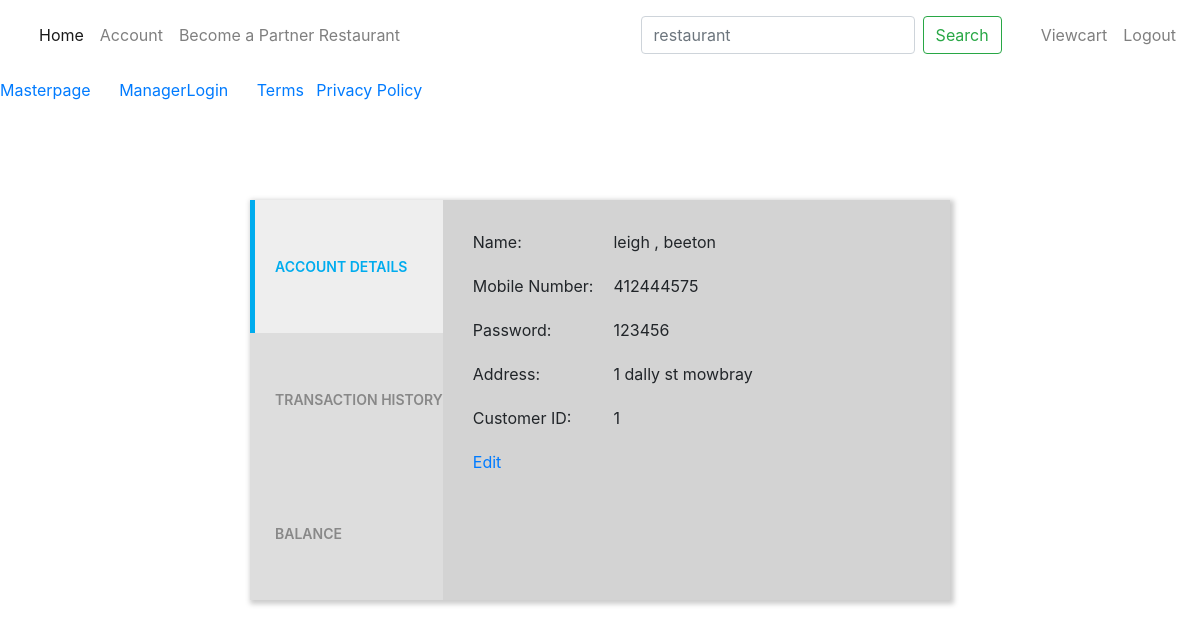
Page /account.php (signed in) on the committed database.
### tables this page shows
CREATE TABLE `tb_users` (
  `customer_id` int(11) NOT NULL,
  `first_name` varchar(255) DEFAULT NULL,
  `last_name` varchar(255) NOT NULL,
  `email` varchar(255) DEFAULT NULL,
  `password` varchar(255) NOT NULL,
  `mobile_number` int(11) NOT NULL,
  `address` varchar(255) NOT NULL,
  `account_balance` int(11) DEFAULT NULL,
  `access` int(3) DEFAULT 1
);

### session.php (called while the page is built, shortened)
<?php
$session_id=$_SESSION['session_id'];
$session_access = $_SESSION['session_access'];
?>

### account.php (the view, shortened to what this page needs)
<?php
include ('db_conn.php');
include ('session.php');
?>
<!DOCTYPE html>
<html lang="en" dir="ltr">
  <head>
    <link rel="stylesheet" href="account.css">
    <link rel="stylesheet" href="https://maxcdn.bootstrapcdn.com/bootstrap/4.5.2/css/bootstrap.min.css">
</head>
<header>
    <nav class="navbar navbar-expand-lg navbar-light bg-white top">
      <div class="container-fluid">
      <div class="collapse navbar-collapse" id="navbarExample01">
        <ul class="navbar-nav me-auto mb-2 mb-lg-0">
          <li class="nav-item active">
            <a class="nav-link" aria-current="page" href="index.php">Home</a>
          </li>
            <?php if ($session_id == ""){ ?>
   <?php } else {?>
     <div class="collapse navbar-collapse">
       <ul class="navbar-nav me-auto mb-2 mb-lg-0">
       <li class="nav-item">
          <a type = "button" class="nav-link float-right" href="account.php">Account</a>
        </li>
     </ul>
     </div>
  <?php  }?>
          <li class="nav-item">
            <a class="nav-link"  href="#" data-toggle="modal" data-target="#PartnerregiModal">Become a Partner Restaurant</a>
          </li>
        </ul>
      </div>
        <nav class="navbar navbar-light bg-white justify-content-between">
        <form class="form-inline my-2 my-lg-0">
        <input class="form-control mr-sm-2" type="search" placeholder="restaurant" aria-label="Search">
        <button class="btn btn-outline-success my-2 my-sm-0" type="submit">Search</button>
      </form>
        </nav>
    </div>
    <?php if ($session_id == ""){ ?>
      <div class="collapse navbar-collapse">
        <ul class="navbar-nav me-auto mb-2 mb-lg-0">
        <li class="nav-item">
          <a type = "button" class="nav-link float-right" href="cart.php">Viewcart</a>
        </li>
        <li class="nav-item">
          <a type = "button" class="nav-link float-right"data-toggle="modal" data-target="#loginModal">Login</a>
        </li>
      </ul>
      </div>
   <?php } else {?>
     <div class="collapse navbar-collapse">
       <ul class="navbar-nav me-auto mb-2 mb-lg-0">
       <li class="nav-item">
          <a type = "button" class="nav-link float-right" href="cart.php">Viewcart</a>
        </li>
       <li class="nav-item">
         <a type = "button" class="nav-link float-right" href = "logout.php">Logout</a>
       </li>
     </ul>
     </div>
  <?php  }?>
  </nav>
    <div class="tabs">
      <div class="tab-header">
        <div class="active">
          Account Details
        </div>
        <div>
          Transaction History
        </div>
        <div>
          Balance
        </div>
      </div>
      <?php
            $query = "SELECT * FROM tb_users WHERE customer_id = '$session_id'";
            $result=$mysqli->query($query);
            while($row = mysqli_fetch_array($result)){
      ?>
      <div class="tab-content">
        <div class="active">
          <table>
            <tr>
              <td>Name: </td>
              <td><?php echo $row['first_name']." , ".$row['last_name'] ;?></td>
            </tr>
            <tr>
              <td>Mobile Number: </td>
              <td><?php echo $row['mobile_number'];?></td>
            </tr>
            <tr>
              <td>Password: </td>
              <td><?php echo $row['password'];?></td>
            </tr>
            <tr>
              <td>Address: </td>
              <td><?php echo $row['address'];?></td>
            </tr>
            <tr>
              <td>Customer ID: </td>
              <td><?php echo $row['customer_id'];?></td>
            </tr>
            <tr><td><a href="customer_details.php">Edit</a></td></tr>
          </table>
        </div>
      </div>
    </div>
      <?php } ?>
<div class="footer">
    <footer>
        <ul class="list-inline">
            <?php if ($session_access == "3"){ ?>
                <li class="list-inline-item"><a href="masterpage.php">Masterpage</a></li>
            <?php } elseif($session_access == "2") {?>
                <li class="list-inline-item"><a href="mangerpage.php">ManagerPage</a></li>
            <?php } else {?>
            <?php  }?>
            <li class="list-inline-item"><a href="#" class="nav-link"  data-toggle="modal" data-target="#LoginModal">ManagerLogin</a></li>
            <li class="list-inline-item"><a href="#">Terms</a></li>
            <li class="list-inline-item"><a href="privacy_policy.php">Privacy Policy</a></li>
        </ul>
    </footer>
  </div>
</body>
</html>

### account.css (style rules this page uses)
* { box-sizing: border-box }
.tabs { position: absolute; top: 50%; left: 50%; transform: translate(-50%,-50%); width: 700px; height: 400px; background: lightgrey; overflow: hidden; box-shadow: 2px 2px 5px 2px #ccc; display: flex; }
.tabs .tab-header > div { width: 100%; height: calc(100% / 3); background:#ddd; text-indent: 20px; color: #888; font-weight: 600; font-size: 14px; text-transform: uppercase; display: flex; align-items: center; border-left: 5px solid #ddd; }
.tabs .tab-header > div.active { border-left: 5px solid #00acee; color: #00acee; background: #eee; }
.tabs .tab-content { padding: 20px 30px; flex: 1; position: relative; }
.tabs .tab-content > div { position: absolute; top: -50vh; left: 100px; opacity: 0; }
.tabs .tab-content > div.active { top: 20px; left: 20px; opacity: 1; }
table { border-spacing: 15px; }
.tabs .tab-content table td { padding: 10px; margin-bottom: 10%; background: lightgrey; }
button { border: none; color: white; padding: 16px 32px; text-align: center; text-decoration: none; display: inline-block; font-size: 16px; margin: 4px 2px; transition-duration: 0.4s; cursor: pointer; background-color: white; color: black; }

### rows in the picture
tb_users: first_name "leigh", last_name "beeton", mobile_number "412444575", password "123456", address "1 dally st mowbray", customer_id "1"
